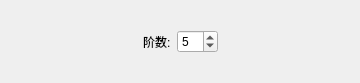
<?xml version="1.0" encoding="UTF-8"?>
<ui version="4.0">
 <class>maptaylorlegendreform</class>
 <widget class="QWidget" name="maptaylorlegendreform">
  <property name="geometry">
   <rect>
    <x>0</x>
    <y>0</y>
    <width>360</width>
    <height>83</height>
   </rect>
  </property>
  <property name="windowTitle">
   <string>Form</string>
  </property>
  <layout class="QHBoxLayout" name="horizontalLayout_2">
   <item>
    <spacer name="horizontalSpacer_3">
     <property name="orientation">
      <enum>Qt::Horizontal</enum>
     </property>
     <property name="sizeHint" stdset="0">
      <size>
       <width>40</width>
       <height>20</height>
      </size>
     </property>
    </spacer>
   </item>
   <item>
    <layout class="QHBoxLayout" name="horizontalLayout">
     <property name="leftMargin">
      <number>9</number>
     </property>
     <property name="topMargin">
      <number>9</number>
     </property>
     <property name="rightMargin">
      <number>9</number>
     </property>
     <property name="bottomMargin">
      <number>9</number>
     </property>
     <item>
      <widget class="QLabel" name="label">
       <property name="text">
        <string>阶数:</string>
       </property>
      </widget>
     </item>
     <item>
      <widget class="QSpinBox" name="spinBox">
       <property name="value">
        <number>5</number>
       </property>
      </widget>
     </item>
    </layout>
   </item>
   <item>
    <spacer name="horizontalSpacer_4">
     <property name="orientation">
      <enum>Qt::Horizontal</enum>
     </property>
     <property name="sizeHint" stdset="0">
      <size>
       <width>40</width>
       <height>20</height>
      </size>
     </property>
    </spacer>
   </item>
  </layout>
 </widget>
 <resources/>
 <connections/>
</ui>
